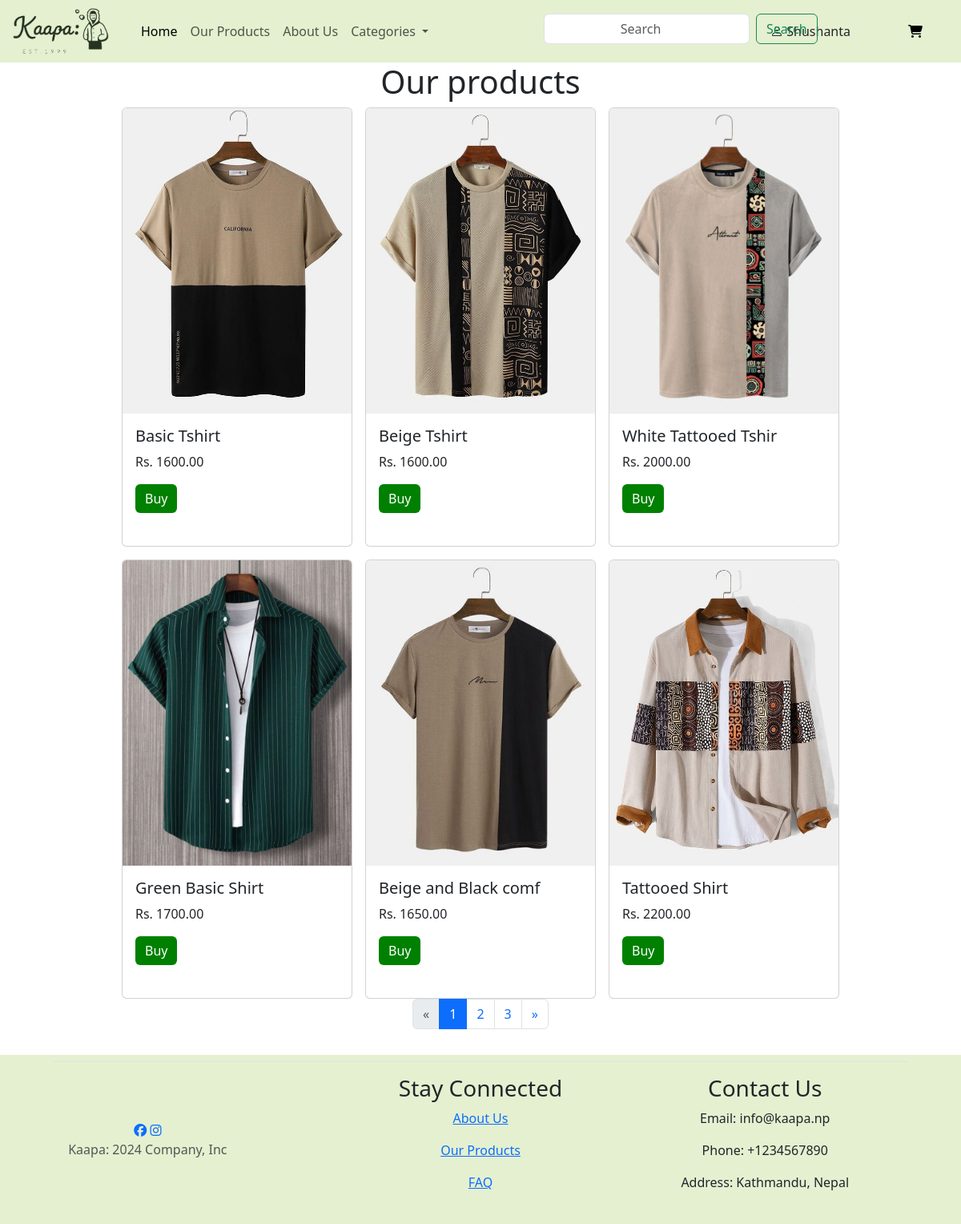
The app's page /ourProducts.php (signed in) with its own data.
### tables this page shows
CREATE TABLE `products` (
  `pid` int(11) NOT NULL,
  `product_name` varchar(20) NOT NULL,
  `product_description` varchar(225) NOT NULL,
  `product_price` decimal(65,2) NOT NULL,
  `product_image` varchar(225) NOT NULL,
  `product_stock` int(200) NOT NULL
);

### ourProducts.php (the view, shortened to what this page needs)
<?php
include "navbar.php";
include "dbconnect.php";
$productsPerPage = 6;
$page = isset($_GET['page']) ? $_GET['page'] : 1;
$offset = ($page - 1) * $productsPerPage;
$products = mysqli_query($conn, "SELECT * FROM products LIMIT $offset, $productsPerPage");
?>
<!doctype html>
<html lang="en">
<head>
    <link href="https://cdn.jsdelivr.net/npm/bootstrap@5.3.0/dist/css/bootstrap.min.css" rel="stylesheet">
    <link href="https://cdn.jsdelivr.net/npm/bootstrap-icons@1.5.0/font/bootstrap-icons.css" rel="stylesheet" />
</head>
<body>
    <div class="products">
        <h1 class="text-center">Our products</h1>
    </div>
    <div class="container">
        <?php
        while ($prod = mysqli_fetch_array($products)) { ?>
            <div class='card' style='width: 18rem;'>
                <img src='<?php echo $prod['product_image']; ?>' class='card-img-top' alt='...'>
                <div class='card-body' style='margin-bottom:25px;'>
                    <h5 class='card-title'>
                        <?php echo $prod['product_name'] ?>
                    </h5>
                    <p class='card-text'>Rs.
                        <?php echo $prod['product_price'] ?>
                    </p>
                    <?php if (isset($_SESSION['username'])) { ?>
                        <a href='buyPage.php?pid=<?php echo $prod["pid"]; ?>' class='btn btn-primary'>Buy</a>
                    <?php } else { ?>
                        <a href='login.php' class='btn btn-primary'>Buy</a>
                    <?php } ?>
                </div>
            </div>
        <?php } ?>
    </div>
    <div class="container">
        <nav aria-label="Page navigation">
            <ul class="pagination justify-content-center">
                <?php
                $prevPage = $page - 1;
                echo "<li class='page-item " . ($page <= 1 ? 'disabled' : '') . "'>
                        <a class='page-link' href='yourpage.php?page=$prevPage' aria-label='Previous'>
                            <span aria-hidden='true'>&laquo;</span>
                        </a>
                    </li>";
                for ($i = 1; $i <= ceil(mysqli_num_rows(mysqli_query($conn, "SELECT * FROM products")) / $productsPerPage); $i++) {
                    echo "<li class='page-item " . ($page == $i ? 'active' : '') . "'>
                            <a class='page-link' href='ourProducts.php?page=$i'>$i</a>
                        </li>";
                }
                $nextPage = $page + 1;
                echo "<li class='page-item " . ($page >= ceil(mysqli_num_rows(mysqli_query($conn, "SELECT * FROM products")) / $productsPerPage) ? 'disabled' : '') . "'>
                        <a class='page-link' href='yourpage.php?page=$nextPage' aria-label='Next'>
                            <span aria-hidden='true'>&raquo;</span>
                        </a>
                    </li>";
                ?>
            </ul>
        </nav>
    </div>
    <?php include "footer.php" ?>
</body>
</html>

### style.css (style rules this page uses)
.container { display: flex; width: 90%; margin: auto; justify-content: center; align-items: center; gap: 1rem; flex-wrap: wrap; }
.card a { background-color: green; border: 0; }

### records on screen
products: product_image (picture), product_name "Basic Tshirt", product_price "1600.00"
products: product_image (picture), product_name "Beige Tshirt", product_price "1600.00"
products: product_image (picture), product_name "White Tattooed Tshir", product_price "2000.00"
products: product_image (picture), product_name "Green Basic Shirt", product_price "1700.00"
products: product_image (picture), product_name "Beige and Black comf", product_price "1650.00"
products: product_image (picture), product_name "Tattooed Shirt", product_price "2200.00"

### other values on screen
$_SESSION['username'] "Shushanta"
